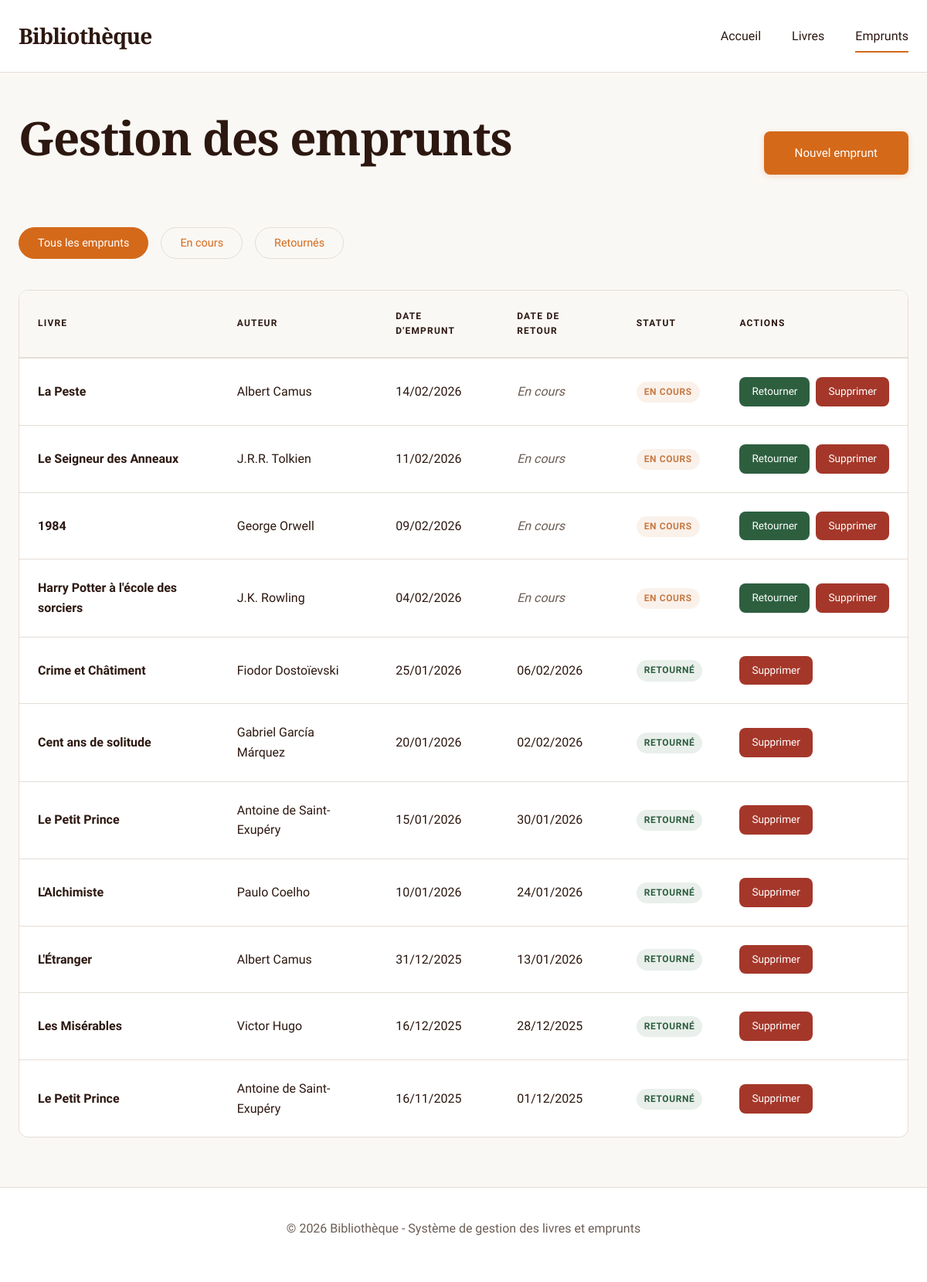
The page /emprunts/ on the database its author committed.
### livres/models.py (models this page shows, shortened)
class Emprunt(models.Model):
    livre = models.ForeignKey(
        Livre,
        on_delete=models.CASCADE,
        related_name='emprunts',
        verbose_name="Livre"
    )
    date_emprunt = models.DateField(
        default=timezone.now,
        verbose_name="Date d'emprunt"
    )
    date_retour = models.DateField(
        null=True,
        blank=True,
        verbose_name="Date de retour"
    )
    created_at = models.DateTimeField(auto_now_add=True)
    updated_at = models.DateTimeField(auto_now=True)
    class Meta:
        verbose_name = "Emprunt"
        verbose_name_plural = "Emprunts"
        ordering = ['-date_emprunt']
    def est_en_cours(self):
        return self.date_retour is None

class Livre(models.Model):
    titre = models.CharField(max_length=200, verbose_name="Titre")
    auteur = models.CharField(max_length=200, verbose_name="Auteur")
    isbn = models.CharField(max_length=13, unique=True, verbose_name="ISBN")
    created_at = models.DateTimeField(auto_now_add=True)
    updated_at = models.DateTimeField(auto_now=True)
    class Meta:
        verbose_name = "Livre"
        verbose_name_plural = "Livres"
        ordering = ['-created_at']

### livres/views.py (the view)
# urls.py: path('emprunts/', views.emprunt_list, name='emprunt_list'),
def emprunt_list(request):
    filter_type = request.GET.get('filter', 'all')
    emprunts = Emprunt.objects.select_related('livre').all()
    if filter_type == 'en_cours':
        emprunts = emprunts.filter(date_retour__isnull=True)
    elif filter_type == 'retournes':
        emprunts = emprunts.filter(date_retour__isnull=False)
    paginator = Paginator(emprunts, 15)  # 15 emprunts par page
    page_number = request.GET.get('page')
    page_obj = paginator.get_page(page_number)
    context = {
        'page_obj': page_obj,
        'filter_type': filter_type,
    }
    return render(request, 'livres/emprunt_list.html', context)

### livres/templates/livres/emprunt_list.html (shortened to what this page needs)
{% extends 'livres/base.html' %}
{% block content %}
<div class="container" style="margin-top: 3rem;">
    <div class="header-actions">
        <h1>Gestion des emprunts</h1>
        <a href="{% url 'emprunt_create' %}" class="btn btn-primary">Nouvel emprunt</a>
    </div>
    <div class="filters">
        <a href="?filter=all" class="filter-btn {% if filter_type == 'all' %}active{% endif %}">
            Tous les emprunts
        </a>
        <a href="?filter=en_cours" class="filter-btn {% if filter_type == 'en_cours' %}active{% endif %}">
            En cours
        </a>
        <a href="?filter=retournes" class="filter-btn {% if filter_type == 'retournes' %}active{% endif %}">
            Retournés
        </a>
    </div>
    {% if page_obj %}
    <div class="table-responsive">
        <table class="table">
            <thead>
                <tr>
                    <th>Livre</th>
                    <th>Auteur</th>
                    <th>Date d'emprunt</th>
                    <th>Date de retour</th>
                    <th>Statut</th>
                    <th>Actions</th>
                </tr>
            </thead>
            <tbody>
                {% for emprunt in page_obj %}
                <tr>
                    <td>
                        <a href="{% url 'livre_detail' emprunt.livre.pk %}" style="font-weight: 600; color: var(--color-primary);">
                            {{ emprunt.livre.titre }}
                        </a>
                    </td>
                    <td>{{ emprunt.livre.auteur }}</td>
                    <td>{{ emprunt.date_emprunt|date:"d/m/Y" }}</td>
                    <td>
                        {% if emprunt.date_retour %}
                            {{ emprunt.date_retour|date:"d/m/Y" }}
                        {% else %}
                            <em style="color: var(--color-text-muted);">En cours</em>
                        {% endif %}
                    </td>
                    <td>
                        {% if emprunt.est_en_cours %}
                            <span class="badge badge-warning">En cours</span>
                        {% else %}
                            <span class="badge badge-success">Retourné</span>
                        {% endif %}
                    </td>
                    <td>
                        <div style="display: flex; gap: 0.5rem;">
                            {% if emprunt.est_en_cours %}
                            <a href="{% url 'emprunt_retour' emprunt.pk %}" class="btn btn-success" style="padding: 0.5rem 1rem; font-size: 0.85rem;">
                                Retourner
                            </a>
                            {% endif %}
                            <a href="{% url 'emprunt_delete' emprunt.pk %}" class="btn btn-danger" style="padding: 0.5rem 1rem; font-size: 0.85rem;">
                                Supprimer
                            </a>
                        </div>
                    </td>
                </tr>
                {% endfor %}
            </tbody>
        </table>
    </div>
    {% endif %}
</div>
{% endblock %}

### livres/static/css/style.css (style rules this page uses)
:root { --color-primary: #2C1810; --color-secondary: #8B4513; --color-accent: #D4691A; --color-accent-light: #E89553; --color-bg: #FAF8F5; --color-surface: #FFFFFF; --color-text: #2C1810; --color-text-muted: #6B5D54; --color-border: #E5DDD6; --color-success: #2D5F3F; --color-warning: #C87941; --color-danger: #A4372A; --font-display: 'Crimson Pro', serif; --font-body: 'Work Sans', sans-serif; --spacing-xs: 0.5rem; --spacing-sm: 1rem; --spacing-md: 1.5rem; --spacing-lg: 2.5rem; --spacing-xl: 4rem; --radius-sm: 4px; --radius-md: 8px; --radius-lg: 12px; --transition-fast: 150ms ease; --transition-base: 250ms ease; --transition-slow: 400ms ease; }
* { margin: 0; padding: 0; box-sizing: border-box; }
html { font-size: 16px; -webkit-font-smoothing: antialiased; -moz-osx-font-smoothing: grayscale; }
body { font-family: var(--font-body); background-color: var(--color-bg); color: var(--color-text); line-height: 1.6; overflow-x: hidden; }
h1, h2, h3, h4, h5, h6 { font-family: var(--font-display); font-weight: 600; line-height: 1.2; letter-spacing: -0.02em; }
h1 { font-size: clamp(2.5rem, 5vw, 4rem); font-weight: 700; margin-bottom: var(--spacing-lg); }
a { color: var(--color-accent); text-decoration: none; transition: color var(--transition-fast); }
.container { max-width: 1200px; margin: 0 auto; padding: 0 var(--spacing-md); }
.btn { display: inline-block; padding: var(--spacing-sm) var(--spacing-lg); font-family: var(--font-body); font-weight: 500; font-size: 0.95rem; border: none; border-radius: var(--radius-md); cursor: pointer; transition: all var(--transition-base); text-align: center; text-decoration: none; }
.btn-primary { background: var(--color-accent); color: white; box-shadow: 0 2px 8px rgba(212, 105, 26, 0.2); }
.btn-danger { background: var(--color-danger); color: white; }
.btn-success { background: var(--color-success); color: white; }
.table-responsive { overflow-x: auto; margin: var(--spacing-lg) 0; }
.table { width: 100%; border-collapse: separate; border-spacing: 0; background: var(--color-surface); border-radius: var(--radius-lg); overflow: hidden; border: 1px solid var(--color-border); }
.table thead { background: var(--color-bg); }
.table th { padding: var(--spacing-md); text-align: left; font-weight: 600; color: var(--color-text); text-transform: uppercase; font-size: 0.75rem; letter-spacing: 0.1em; border-bottom: 2px solid var(--color-border); }
.table td { padding: var(--spacing-md); border-bottom: 1px solid var(--color-border); }
.table tbody tr:last-child td { border-bottom: none; }
.table tbody tr { transition: background var(--transition-fast); }
.filters { display: flex; gap: var(--spacing-sm); margin: var(--spacing-lg) 0; flex-wrap: wrap; }
.filter-btn { padding: var(--spacing-xs) var(--spacing-md); border: 1px solid var(--color-border); background: transparent; border-radius: 100px; cursor: pointer; transition: all var(--transition-fast); font-size: 0.9rem; font-weight: 500; }
.filter-btn:hover, .filter-btn.active { background: var(--color-accent); color: white; border-color: var(--color-accent); }
.header-actions { display: flex; justify-content: space-between; align-items: center; margin: var(--spacing-lg) 0; flex-wrap: wrap; gap: var(--spacing-md); }
.badge { display: inline-block; padding: 4px 10px; border-radius: 100px; font-size: 0.75rem; font-weight: 600; text-transform: uppercase; letter-spacing: 0.05em; }
.badge-success { background: rgba(45, 95, 63, 0.1); color: var(--color-success); }
.badge-warning { background: rgba(200, 121, 65, 0.1); color: var(--color-warning); }

### rows shown on the page
Emprunt: livre.titre "La Peste", livre.auteur "Albert Camus", date_emprunt "14/02/2026", shows "En cours", shows "EN COURS", shows "Retourner"
Emprunt: livre.titre "Le Seigneur des Anneaux", livre.auteur "J.R.R. Tolkien", date_emprunt "11/02/2026", shows "En cours", shows "EN COURS", shows "Retourner"
Emprunt: livre.titre "1984", livre.auteur "George Orwell", date_emprunt "09/02/2026", shows "En cours", shows "EN COURS", shows "Retourner"
Emprunt: livre.titre "Harry Potter à l'école des sorciers", livre.auteur "J.K. Rowling", date_emprunt "04/02/2026", shows "En cours", shows "EN COURS", shows "Retourner"
Emprunt: livre.titre "Crime et Châtiment", livre.auteur "Fiodor Dostoïevski", date_emprunt "25/01/2026", date_retour "06/02/2026", shows "RETOURNÉ"
Emprunt: livre.titre "Cent ans de solitude", livre.auteur "Gabriel García Márquez", date_emprunt "20/01/2026", date_retour "02/02/2026", shows "RETOURNÉ"
Emprunt: livre.titre "Le Petit Prince", livre.auteur "Antoine de Saint-Exupéry", date_emprunt "15/01/2026", date_retour "30/01/2026", shows "RETOURNÉ"
Emprunt: livre.titre "L'Alchimiste", livre.auteur "Paulo Coelho", date_emprunt "10/01/2026", date_retour "24/01/2026", shows "RETOURNÉ"
Emprunt: livre.titre "L'Étranger", livre.auteur "Albert Camus", date_emprunt "31/12/2025", date_retour "13/01/2026", shows "RETOURNÉ"
Emprunt: livre.titre "Les Misérables", livre.auteur "Victor Hugo", date_emprunt "16/12/2025", date_retour "28/12/2025", shows "RETOURNÉ"
Emprunt: livre.titre "Le Petit Prince", livre.auteur "Antoine de Saint-Exupéry", date_emprunt "16/11/2025", date_retour "01/12/2025", shows "RETOURNÉ"
